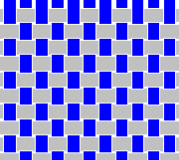
%> input picture new_code_3/mat_composit.png, 179 x 160 px
$ octave test.m   (GNU Octave 9; MATLAB toolbox functions it lacks are replaced by stand-ins)
%> lines starting %> are read from the running program, lines starting %| are printed output that depends on the picture
tic ;
clc;
clear all;
close all;


im = imread('mat_composit.png') ;
%> im is the input picture: size 160x179x3 uint8; mean R, G, B 125.3, 125.3, 225.6

im1 = rgb2gray(im) ;
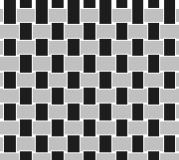
%> im1: size 160x179 uint8; min 29, max 254, mean 136.7
figure(1)
imshow(im1) ;

im2 = fft2(im1) ;
figure(2)
imshow(im2) ;
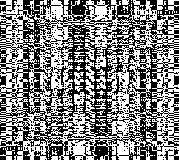
%> displayed picture: size 160x179, on the screen's scale of 0 to 255; min 0, max 255, mean 130.1

% [7 lines of commented-out code are left out]


im5 = ifft2(im2) ;
figure(5)
imshow(im5, [])


toc ;
